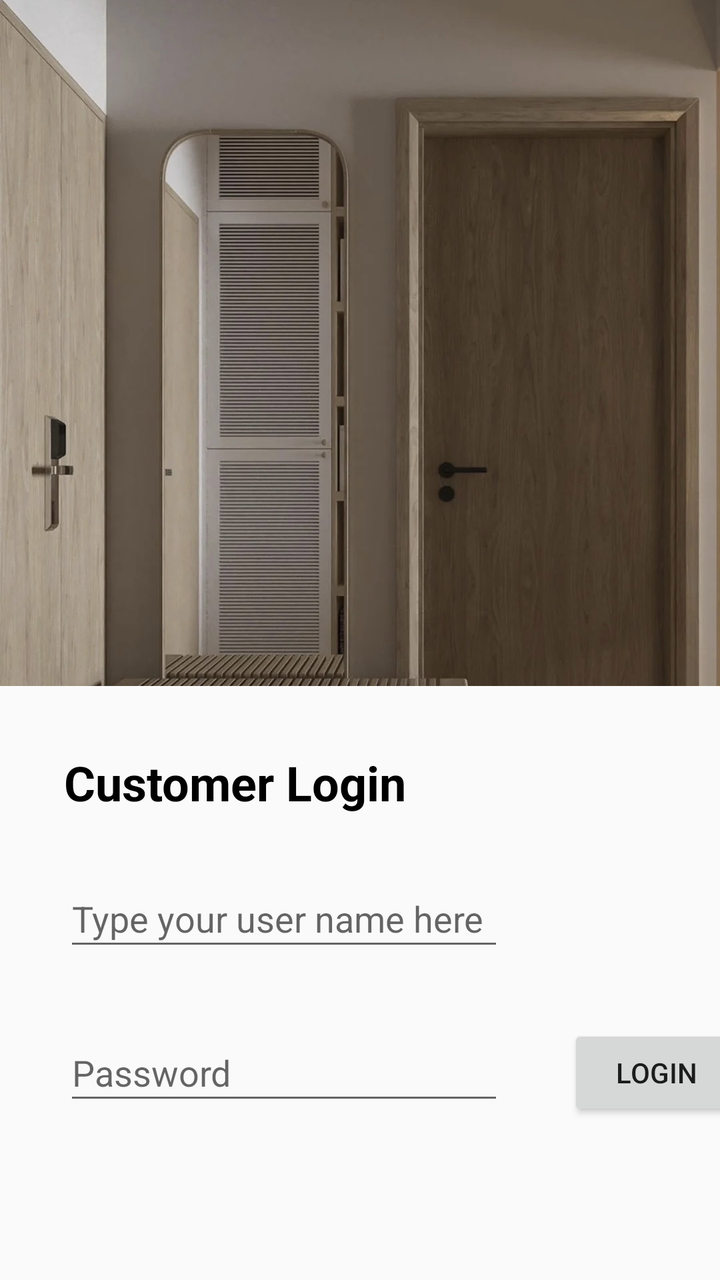
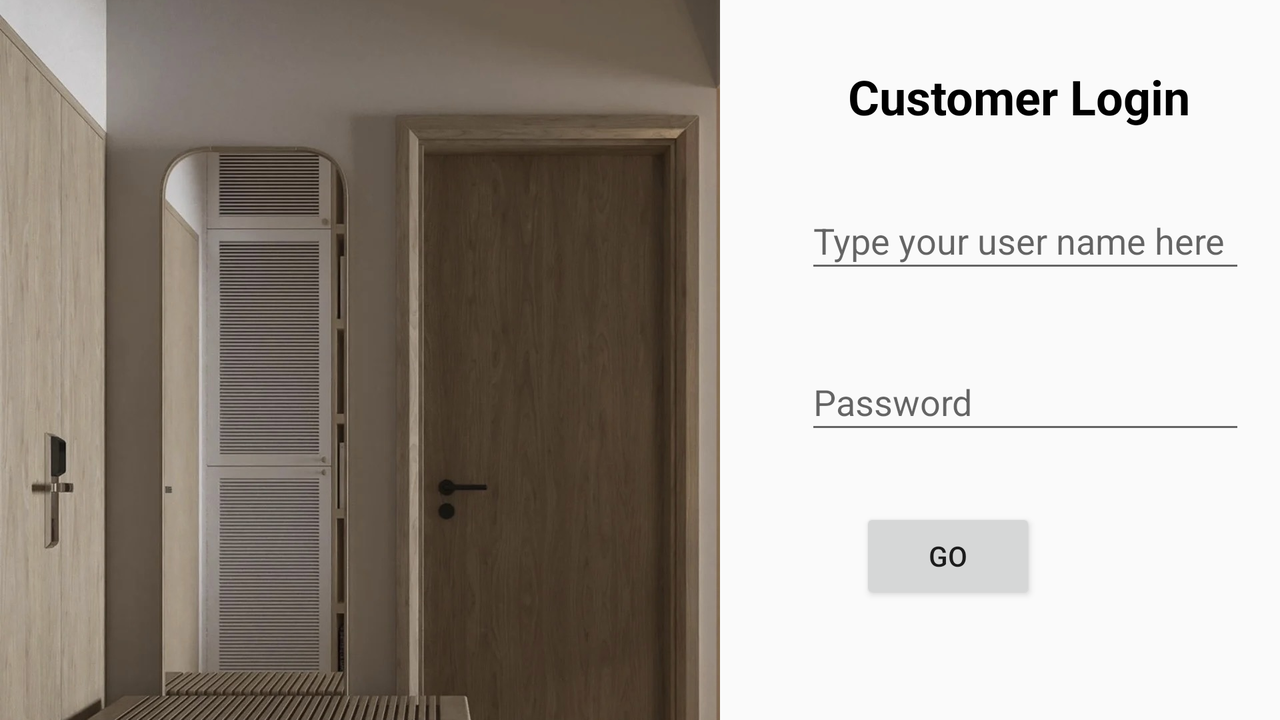

Two renders of one Android screen. The first uses the default layout on a phone; the second uses the alternative layout the repository ships for a different screen configuration, on a matching device. The two XML files are below.
<!-- AndroidManifest.xml: application theme AppTheme -->
<!-- res/layout/activity_c_login.xml -->
<?xml version="1.0" encoding="utf-8"?>
<androidx.constraintlayout.widget.ConstraintLayout xmlns:android="http://schemas.android.com/apk/res/android"
    xmlns:app="http://schemas.android.com/apk/res-auto"
    xmlns:tools="http://schemas.android.com/tools"
    android:layout_width="match_parent"
    android:layout_height="match_parent"
    tools:context=".activity.CLoginActivity">

    <Button
        android:id="@+id/cusLogin"
        android:layout_width="wrap_content"
        android:layout_height="wrap_content"
        android:layout_marginStart="32dp"
        android:layout_marginTop="32dp"
        android:layout_marginEnd="32dp"
        android:text="@string/login"
        app:layout_constraintBottom_toBottomOf="parent"
        app:layout_constraintEnd_toEndOf="parent"
        app:layout_constraintStart_toEndOf="@+id/cusPassword"
        app:layout_constraintTop_toBottomOf="@+id/cusName"
        app:layout_constraintVertical_bias="0.0" />

    <EditText
        android:id="@+id/cusPassword"
        android:layout_width="220dp"
        android:layout_height="45dp"
        android:layout_marginStart="32dp"
        android:layout_marginTop="32dp"
        android:autofillHints=""
        android:ems="10"
        android:hint="@string/password"
        android:inputType="textPassword"
        app:layout_constraintBottom_toBottomOf="parent"
        app:layout_constraintEnd_toStartOf="@+id/cusLogin"
        app:layout_constraintHorizontal_bias="0.0"
        app:layout_constraintHorizontal_chainStyle="packed"
        app:layout_constraintStart_toStartOf="parent"
        app:layout_constraintTop_toBottomOf="@+id/cusName"
        app:layout_constraintVertical_bias="0.0" />

    <EditText
        android:id="@+id/cusName"
        android:layout_width="220dp"
        android:layout_height="45dp"
        android:layout_marginStart="32dp"
        android:layout_marginTop="28dp"
        android:autofillHints=""
        android:ems="10"
        android:hint="@string/type_your_user_name_here"
        android:inputType="textPersonName"
        app:layout_constraintStart_toStartOf="parent"
        app:layout_constraintTop_toBottomOf="@+id/cusTitle" />

    <ImageView
        android:id="@+id/imageView"
        android:layout_width="0dp"
        android:layout_height="343dp"
        android:layout_marginBottom="212dp"
        android:contentDescription="@string/login_pic"
        android:scaleType="centerCrop"
        app:layout_constraintBottom_toBottomOf="parent"
        app:layout_constraintEnd_toEndOf="parent"
        app:layout_constraintHorizontal_bias="0.428"
        app:layout_constraintStart_toStartOf="parent"
        app:layout_constraintTop_toTopOf="parent"
        app:layout_constraintVertical_bias="0.0"
        app:srcCompat="@drawable/img_0915" />

    <TextView
        android:id="@+id/cusTitle"
        android:layout_width="wrap_content"
        android:layout_height="wrap_content"
        android:layout_marginStart="32dp"
        android:layout_marginTop="32dp"
        android:text="@string/customer_login"
        android:textColor="@android:color/black"
        android:textSize="24sp"
        android:textStyle="bold"
        app:layout_constraintEnd_toEndOf="parent"
        app:layout_constraintHorizontal_bias="0.0"
        app:layout_constraintStart_toStartOf="parent"
        app:layout_constraintTop_toBottomOf="@+id/imageView" />
</androidx.constraintlayout.widget.ConstraintLayout>
<!-- resources referenced by this layout -->
<resources>
  <!-- drawable img_0915: jpg bitmap (drawable, 205396 bytes) -->
  <string name="customer_login">Customer Login</string>
  <string name="login">Login</string>
  <string name="login_pic">Login pic</string>
  <string name="password">Password</string>
  <string name="type_your_user_name_here">Type your user name here</string>
  <style name="AppTheme" parent="Theme.AppCompat.Light.DarkActionBar">
          
          <item name="colorPrimary">#565755</item>
          <item name="colorPrimaryDark">#4A4949</item>
          <item name="colorAccent">@color/colorAccent</item>
      </style>
</resources>
<!-- res/layout-land/activity_c_login.xml (the repository's variant of the layout above) -->
<!-- drawn on the phone turned sideways -->
<?xml version="1.0" encoding="utf-8"?>
<androidx.constraintlayout.widget.ConstraintLayout xmlns:android="http://schemas.android.com/apk/res/android"
    xmlns:app="http://schemas.android.com/apk/res-auto"
    xmlns:tools="http://schemas.android.com/tools"
    android:layout_width="match_parent"
    android:layout_height="match_parent"
    tools:context=".activity.CLoginActivity">

    <Button
        android:id="@+id/cusLogin"
        android:layout_width="wrap_content"
        android:layout_height="wrap_content"
        android:layout_marginTop="32dp"
        android:layout_marginBottom="64dp"
        android:text="@string/go"
        app:layout_constraintBottom_toBottomOf="parent"
        app:layout_constraintEnd_toEndOf="parent"
        app:layout_constraintHorizontal_bias="0.779"
        app:layout_constraintStart_toStartOf="parent"
        app:layout_constraintTop_toBottomOf="@+id/cusPassword"
        app:layout_constraintVertical_bias="0.0" />

    <EditText
        android:id="@+id/cusPassword"
        android:layout_width="220dp"
        android:layout_height="45dp"
        android:layout_marginStart="32dp"
        android:layout_marginTop="16dp"
        android:autofillHints=""
        android:ems="10"
        android:hint="@string/password"
        android:inputType="textPassword"
        app:layout_constraintBottom_toBottomOf="parent"
        app:layout_constraintEnd_toEndOf="parent"
        app:layout_constraintHorizontal_bias="0.386"
        app:layout_constraintStart_toEndOf="@+id/imageView6"
        app:layout_constraintTop_toBottomOf="@+id/cusName"
        app:layout_constraintVertical_bias="0.124" />

    <EditText
        android:id="@+id/cusName"
        android:layout_width="220dp"
        android:layout_height="45dp"
        android:layout_marginStart="32dp"
        android:layout_marginTop="32dp"
        android:autofillHints=""
        android:ems="10"
        android:hint="@string/type_your_user_name_here"
        android:inputType="textPersonName"
        app:layout_constraintEnd_toEndOf="parent"
        app:layout_constraintHorizontal_bias="0.386"
        app:layout_constraintStart_toEndOf="@+id/imageView6"
        app:layout_constraintTop_toBottomOf="@+id/cusTitle" />

    <ImageView
        android:id="@+id/imageView6"
        android:layout_width="360dp"
        android:layout_height="0dp"
        android:contentDescription="@string/todo"
        android:scaleType="centerCrop"
        app:layout_constraintBottom_toBottomOf="parent"
        app:layout_constraintEnd_toEndOf="parent"
        app:layout_constraintHorizontal_bias="0.0"
        app:layout_constraintStart_toStartOf="parent"
        app:layout_constraintTop_toTopOf="parent"
        app:layout_constraintVertical_bias="1.0"
        app:srcCompat="@drawable/img_0915" />

    <TextView
        android:id="@+id/cusTitle"
        android:layout_width="wrap_content"
        android:layout_height="wrap_content"
        android:layout_marginStart="32dp"
        android:layout_marginTop="32dp"
        android:text="@string/customer_login"
        android:textColor="@android:color/black"
        android:textSize="24sp"
        android:textStyle="bold"
        app:layout_constraintBottom_toTopOf="@+id/cusName"
        app:layout_constraintEnd_toEndOf="parent"
        app:layout_constraintHorizontal_bias="0.416"
        app:layout_constraintStart_toEndOf="@+id/imageView6"
        app:layout_constraintTop_toTopOf="parent" />

</androidx.constraintlayout.widget.ConstraintLayout>
<!-- resources referenced by the variant -->
<!-- as the phone turned sideways resolves them -->
<resources>
  <!-- drawable img_0915: jpg bitmap (drawable, 205396 bytes) -->
  <string name="customer_login">Customer Login</string>
  <string name="go">GO</string>
  <string name="password">Password</string>
  <string name="todo">TODO</string>
  <string name="type_your_user_name_here">Type your user name here</string>
  <style name="AppTheme" parent="Theme.AppCompat.Light.DarkActionBar">
          
          <item name="colorPrimary">#565755</item>
          <item name="colorPrimaryDark">#4A4949</item>
          <item name="colorAccent">@color/colorAccent</item>
      </style>
</resources>
